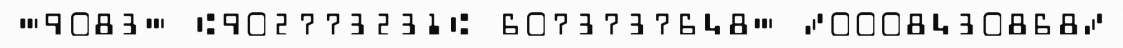
#> input picture samples/band_clean.png, 1123 x 48 px
$ python -i localize.py   (imports and definitions only)
#> lines starting #> are read from the running program, lines starting #| are printed output that depends on the picture; after the words box and inside, x2 and y2 are one past the last pixel; in counts of white or black regions, pixels touching at a corner belong together
"""Classical MICR-band localizer (serving path, no ML, no AGPL).

A check's ruled lines are also wide and horizontal, so aspect ratio alone is not enough.
The MICR band is distinguished by being a row of *many* separate, character-height blobs,
where a ruling is a single thin stroke. The localizer therefore: searches the bottom
region, merges characters into band candidates with a horizontal close, keeps only
candidates that are tall enough and made of several components (rejecting thin rules), then
refines to the band's full horizontal extent by collecting character-height blobs in that
row. Output is a deskewed crop ready for the recognizer. A learned detector (YOLO11n) is
trained separately for the credential and never imported here. An input that already looks
like a cropped band is returned unchanged.
"""

from __future__ import annotations

import cv2
import numpy as np

BBox = tuple[int, int, int, int]


def _deskew(crop: np.ndarray) -> np.ndarray:
    if crop.size == 0:
        return crop
    _, mask = cv2.threshold(crop, 0, 255, cv2.THRESH_BINARY_INV + cv2.THRESH_OTSU)
    pts = cv2.findNonZero(mask)
    if pts is None or len(pts) < 20:
        return crop
    angle = cv2.minAreaRect(pts)[2]
    if angle < -45:
        angle += 90
    if abs(angle) > 15:
        return crop
    h, w = crop.shape
    m = cv2.getRotationMatrix2D((w / 2, h / 2), angle, 1.0)
    return cv2.warpAffine(crop, m, (w, h), borderValue=255, flags=cv2.INTER_LINEAR)


def _band_mask(gray: np.ndarray) -> np.ndarray:
    blur = cv2.GaussianBlur(gray, (3, 3), 0)
    _, mask = cv2.threshold(blur, 0, 255, cv2.THRESH_BINARY_INV + cv2.THRESH_OTSU)
    return mask


def _strip_rules(mask: np.ndarray, min_h: int, max_w: int, max_h: int) -> np.ndarray:
    """Erase ruled lines / borders before merging glyphs: components too thin to be a glyph,
    too long to be one (horizontal rules), or too tall to be one (vertical rules/borders).
    Vertical removal matters: a surviving full-height border would let the horizontal close
    bridge the band to it and blow up the band's bounding box."""
    n, lab, stats, _ = cv2.connectedComponentsWithStats(mask)
    clean = mask.copy()
    for i in range(1, n):
        _x, _y, cw, ch, _area = stats[i]
        if ch < min_h * 0.6 or cw > max_w or ch > max_h:
            clean[lab == i] = 0
    return clean


def localize_band(gray: np.ndarray) -> tuple[np.ndarray, BBox]:
    """Find and return (deskewed_band_crop, bbox) from a full check grayscale image."""
    h, w = gray.shape
    if h <= w * 0.28:  # already a band-shaped crop
        return _deskew(gray), (0, 0, w, h)

    y0 = int(h * 0.5)
    roi = gray[y0:]
    min_h = max(10, int(0.025 * h))
    mask = _strip_rules(_band_mask(roi), min_h, max_w=int(w * 0.5), max_h=int(roi.shape[0] * 0.5))

    # Merge the surviving glyphs horizontally into a single band blob (bridges field gaps).
    kernel = cv2.getStructuringElement(cv2.MORPH_RECT, (max(35, w // 14), 3))
    closed = cv2.morphologyEx(mask, cv2.MORPH_CLOSE, kernel)
    contours, _ = cv2.findContours(closed, cv2.RETR_EXTERNAL, cv2.CHAIN_APPROX_SIMPLE)

    best: BBox | None = None
    best_area = -1
    for c in contours:
        x, y, cw, ch = cv2.boundingRect(c)
        if cw < w * 0.2 or not (min_h <= ch <= 0.22 * h) or cw / ch < 3.0:
            continue
        n_comp = cv2.connectedComponentsWithStats(mask[y : y + ch, x : x + cw])[0] - 1
        if n_comp < 6:  # a ruled line is one component; the band is many glyphs
            continue
        if cw * ch > best_area:
            best_area, best = cw * ch, (x, y, cw, ch)

    if best is None:  # fallback: the whole bottom strip
        return _deskew(roi), (0, y0, w, h - y0)

    x, y, cw, ch = best
    # Tighten the vertical extent: grow a dense-row run around the band centre. The band
    # is many glyphs per row (dense); distractor text above is sparse and breaks the run.
    col_ink = (mask[:, x : x + cw] > 0).sum(axis=1)
    dense = col_ink > 0.15 * cw
    cy = min(len(dense) - 1, y + ch // 2)
    if dense[cy]:
        top = cy
        while top > 0 and dense[top - 1]:
            top -= 1
        bot = cy
        while bot < len(dense) - 1 and dense[bot + 1]:
            bot += 1
    else:
        top, bot = y, y + ch
    pad = int((bot - top) * 0.25) + 2
    x0, x1 = max(0, x - pad), min(w, x + cw + pad)
    yy0, yy1 = max(0, top - pad), min(roi.shape[0], bot + pad)
    bbox = (x0, y0 + yy0, x1 - x0, yy1 - yy0)
    return _deskew(gray[y0 + yy0 : y0 + yy1, x0:x1]), bbox

>>> import cv2
>>> picture = cv2.imread('../samples/band_clean.png', cv2.IMREAD_GRAYSCALE)
#> picture is the input picture: shape (48, 1123); min 13, max 254, mean 227.6
>>> result = localize_band(picture)
#> in _deskew, `_, mask = cv2.threshold(crop, 0, 255, cv2.THRESH_BINARY_INV + cv2.THRE..`:
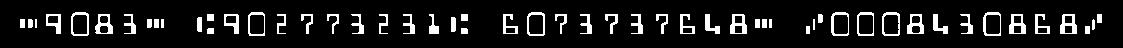
#> mask: shape (48, 1123); 9.8% white; 54 white regions (1 under 20 px), largest, box (x1, y1, x2, y2) and area: (730, 14, 747, 34) 199, (1060, 14, 1077, 34) 199, (1009, 14, 1026, 34) 191
#> in _deskew, `pts = cv2.findNonZero(mask)`: pts = contour of 5284 points, box (x1, y1, x2, y2) (20, 12, 1102, 36), area 579
#> in _deskew, `angle = cv2.minAreaRect(pts)[2]`: angle = -90
#> in _deskew, `angle += 90`: angle = 0
#> in _deskew, `m = cv2.getRotationMatrix2D((w / 2, h / 2), angle, 1.0)`: m = [[1, 0, 0], [0, 1, 0]]

$ run again, on samples/check_hard.png
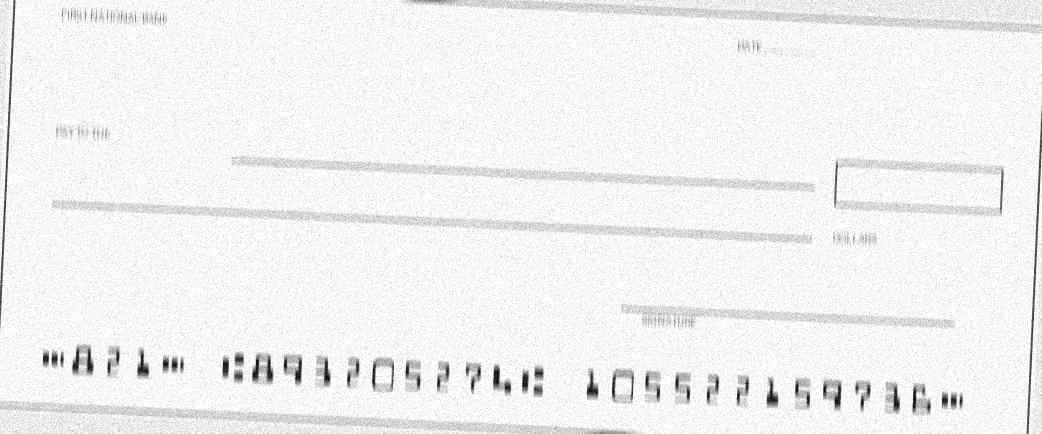
#> input picture samples/check_hard.png, 1042 x 434 px
#> picture is the input picture: shape (434, 1042); min 0, max 255, mean 241.1
#> lab: shape (217, 1042) int32; 48 distinct labels, from 0 to 47
#> n = 48; stats = 48 rows, first 6: [0, 0, 1042, 217, 217663], [0, 0, 6, 102, 249], [301, 0, 1, 1, 1], [1026, 0, 13, 217, 572], [853, 21, 2, 1, 2], [663, 103, 1, 1, 1]
#> the loop in _strip_rules, `for i in range(1, n):` made 47 passes
#> (cw, ch) on passes 1 to 8: (6, 102), (1, 1), (13, 217), (2, 1), (1, 1), (2, 2), (22, 29), (13, 29)
#> after the loop in _strip_rules, `for i in range(1, n):`:
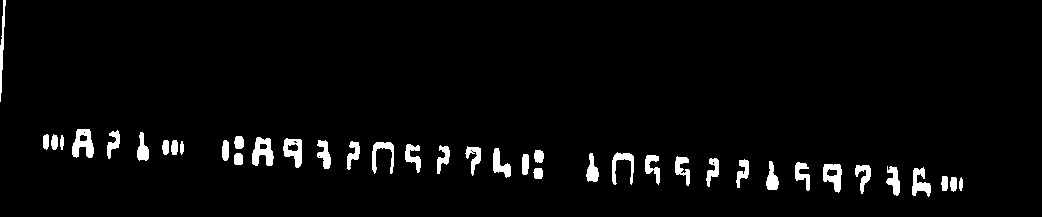
#> clean: shape (217, 1042); 3.4% white; 40 white regions, largest, box (x1, y1, x2, y2) and area: (72, 129, 94, 158) 407, (252, 137, 274, 166) 406, (283, 138, 302, 168) 338
#> closed: shape (217, 1042); 10.9% white; 2 white regions
#> contours = 2 contours; box (x1, y1, x2, y2) and area: (44, 129, 964, 197) 23352, (0, 0, 7, 102) 344
#> the loop in localize_band, `for c in contours:` made 2 passes
#> (x, y, cw, ch, n_comp, best_area) on pass 1: (44, 129, 920, 68, 39, 62560)
#> after the loop in localize_band, `for c in contours:`: best_area = 62560
#> in localize_band, `x, y, cw, ch = best`: x = 44; y = 129; cw = 920; ch = 68
#> col_ink = 217 values, max 196 at index 157, min 0 at index 0, mean 34.56
#> cy = 163
#> the loop in localize_band, `while top > 0 and dense[top - 1]:` made 21 passes
#> top on passes 1 to 8: 162, 161, 160, 159, 158, 157, 156, 155
#> after the loop in localize_band, `while top > 0 and dense[top - 1]:`: top = 142
#> in localize_band, `bot = cy`: bot = 163
#> the loop in localize_band, `while bot < len(dense) - 1 and dense[bot + 1]:` made 10 passes
#> after the loop in localize_band, `while bot < len(dense) - 1 and dense[bot + 1]:`: bot = 173
#> pad = 9
#> x0 = 35; x1 = 973
#> yy0 = 133; yy1 = 182
#> bbox = (35, 350, 938, 49)
#> pts = contour of 5053 points, box (x1, y1, x2, y2) (8, 0, 928, 49), area 4534
#> in _deskew, `angle = cv2.minAreaRect(pts)[2]`: angle = -87.49
#> in _deskew, `angle += 90`: angle = 2.51
#> m = [[0.999, 0.0438, -0.623], [-0.0438, 0.999, 20.57]]
#> in _deskew, `return cv2.warpAffine(crop, m, (w, h), borderValue=255, flags=cv2.INTE..`:
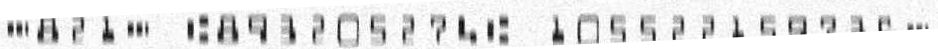
#> returned value: shape (49, 938); min 5, max 255, mean 227.6

$ run again, on samples/check_normal.png
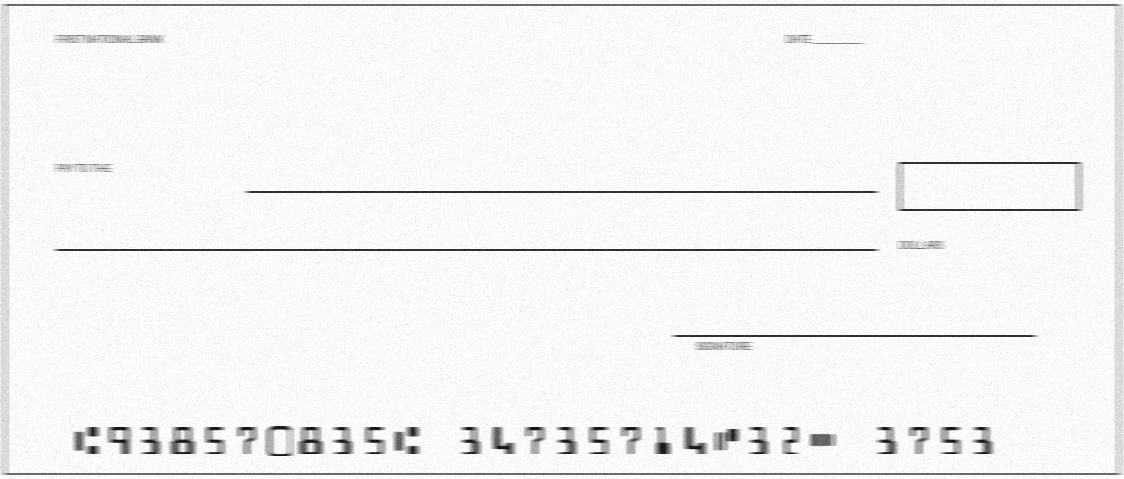
#> input picture samples/check_normal.png, 1124 x 479 px
#> picture is the input picture: shape (479, 1124); min 7, max 255, mean 243.8
#> lab: shape (240, 1124) int32; 43 distinct labels, from 0 to 42
#> n = 43; stats = 43 rows, first 6: [0, 0, 1124, 240, 255746], [902, 2, 10, 3, 15], [930, 2, 10, 2, 16], [909, 5, 1, 2, 2], [928, 5, 11, 4, 32], [903, 6, 12, 4, 21]
#> the loop in _strip_rules, `for i in range(1, n):` made 42 passes
#> (cw, ch) on passes 1 to 8: (10, 3), (10, 2), (1, 2), (11, 4), (12, 4), (8, 2), (823, 2), (363, 2)
#> after the loop in _strip_rules, `for i in range(1, n):`:
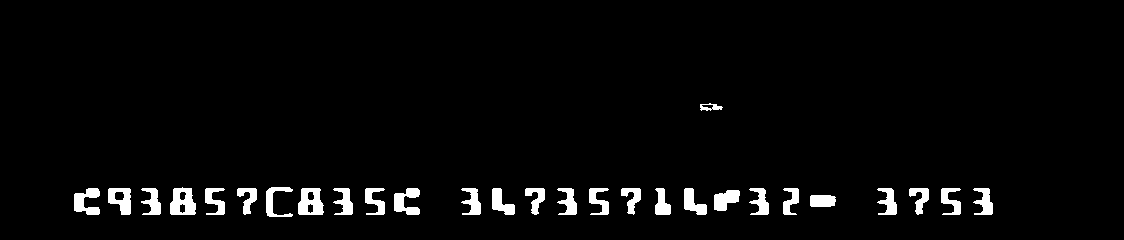
#> clean: shape (240, 1124); 3.4% white; 28 white regions, largest, box (x1, y1, x2, y2) and area: (170, 187, 196, 215) 526, (298, 188, 324, 215) 516, (74, 188, 100, 215) 432
#> closed: shape (240, 1124); 8.8% white; 2 white regions
#> contours = 2 contours; box (x1, y1, x2, y2) and area: (75, 187, 994, 217) 22955, (701, 103, 724, 111) 108
#> the loop in localize_band, `for c in contours:` made 2 passes
#> (x, y, cw, ch, n_comp, best_area) on pass 1: (75, 187, 919, 30, 27, 27570)
#> after the loop in localize_band, `for c in contours:`: best_area = 27570
#> in localize_band, `x, y, cw, ch = best`: x = 75; y = 187; cw = 919; ch = 30
#> col_ink = 240 values, max 439 at index 190, min 0 at index 0, mean 38.46
#> cy = 202
#> the loop in localize_band, `while top > 0 and dense[top - 1]:` made 14 passes
#> top on passes 1 to 8: 201, 200, 199, 198, 197, 196, 195, 194
#> after the loop in localize_band, `while top > 0 and dense[top - 1]:`: top = 188
#> in localize_band, `bot = cy`: bot = 202
#> the loop in localize_band, `while bot < len(dense) - 1 and dense[bot + 1]:` made 12 passes
#> after the loop in localize_band, `while bot < len(dense) - 1 and dense[bot + 1]:`: bot = 214
#> pad = 8
#> x0 = 67; x1 = 1002
#> yy0 = 180; yy1 = 222
#> bbox = (67, 419, 935, 42)
#> in _deskew, `_, mask = cv2.threshold(crop, 0, 255, cv2.THRESH_BINARY_INV + cv2.THRE..`:
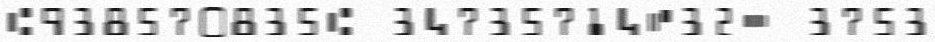
#> crop: shape (42, 935); min 7, max 255, mean 217.4
#> pts = contour of 8873 points, box (x1, y1, x2, y2) (7, 7, 926, 37), area 6828
#> in _deskew, `angle = cv2.minAreaRect(pts)[2]`: angle = -90
#> in _deskew, `angle += 90`: angle = 0
#> m = [[1, 0, 0], [0, 1, 0]]
